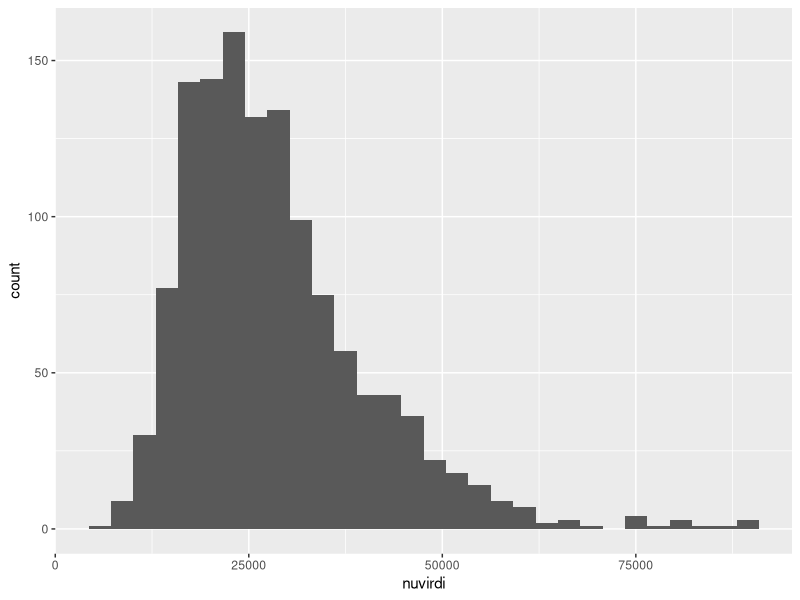
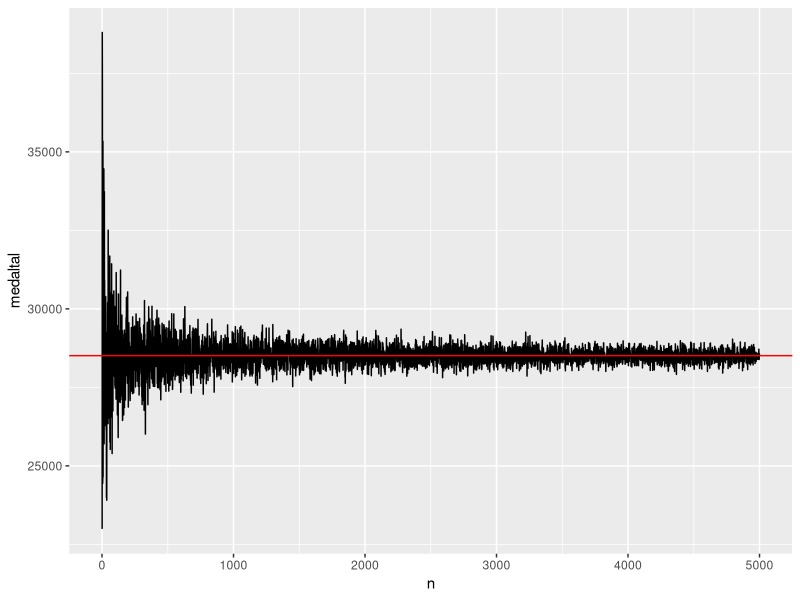
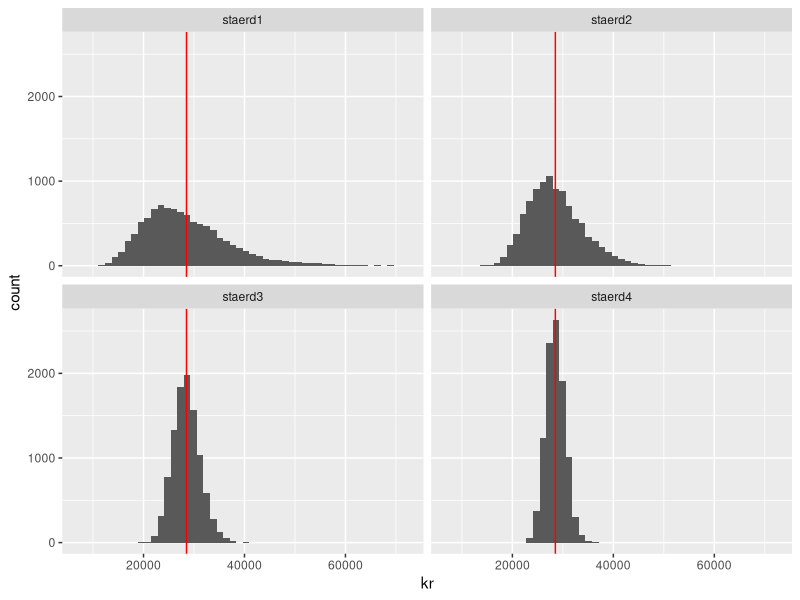
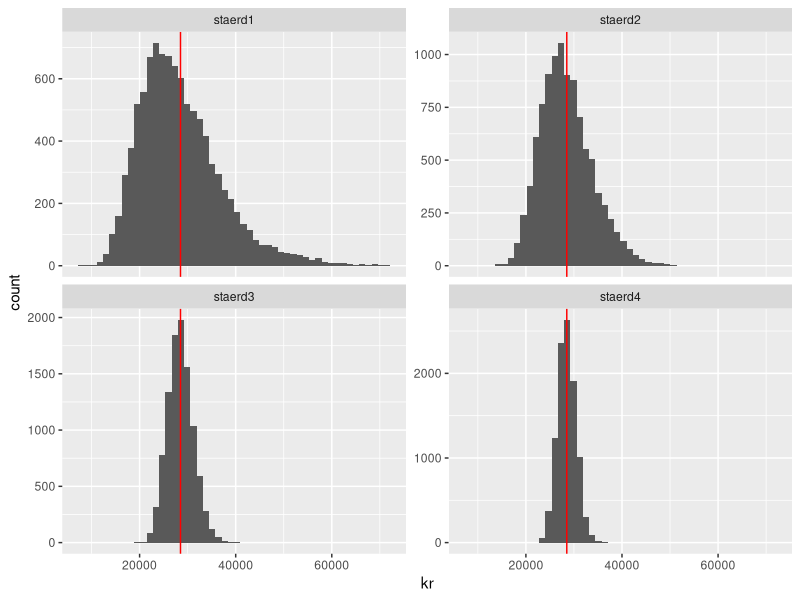

The R script that drew these images, in order:
## ---- chunk 1
knitr::opts_chunk$set(echo = TRUE)
library(tidyverse)
  library(readr)
  library(dplyr)
  library(ggplot2)
## ---- chunk 2
at <- read.csv("husnaedi.csv", header= TRUE, sep =";")
glimpse(at)
## ---- chunk 3
set.seed(1608)
(hverfi<-sample(c(20,90,100),1))
## ---- chunk 4
at <- filter(at, at$matssvaedi== hverfi)
glimpse(at)
## ---- chunk 5
b <- ggplot(at, aes(nuvirdi)) + geom_histogram()
b
## ---- chunk 6
m = mean(at$nuvirdi)
s = var(at$nuvirdi)

print("Meðaltal verðs á íbúðunum (reiknað með mean falli) er:")
print(m)
print("og dreifni (reiknað með var falli) er:")
print(s)
## ---- chunk 7
n=1:5000
medaltal=sapply(n,function(x) {mean(sample(at$nuvirdi, x ,replace=TRUE))})
b <- tibble(n, medaltal) %>% ggplot(aes(x=n, y=medaltal)) + geom_line()
b + geom_hline(yintercept = m, color = "red")

## ---- chunk 8
staerd1 <- replicate(10000, mean(sample(at$nuvirdi, size = 2, replace = TRUE)))
staerd2 <- replicate(10000, mean(sample(at$nuvirdi, size = 5, replace = TRUE)))
staerd3 <- replicate(10000, mean(sample(at$nuvirdi, size = 20, replace = TRUE)))
staerd4 <- replicate(10000, mean(sample(at$nuvirdi, size = 40, replace = TRUE)))
## ---- chunk 9
tib <- tibble(staerd1, staerd2, staerd3, staerd4)
tib2 <- tib %>% pivot_longer(cols = starts_with('s'), names_to = "Stærðir", values_to = "kr")
tib2
## ---- chunk 10
e <- ggplot(tib2, aes(kr)) + geom_histogram(bins = 50)
e <- e + facet_wrap(vars(Stærðir))
e + geom_vline(xintercept = m, color = "red")
## ---- chunk 11
f <- ggplot(tib2, aes(kr)) + geom_histogram(bins = 50)
f <- f + facet_wrap(vars(Stærðir), scales = "free_y")
f + geom_vline(xintercept = m, color = "red")
## ---- chunk 12
mean1 <- mean(staerd1)
mean2 <- mean(staerd2)
mean3 <- mean(staerd3)
mean4 <- mean(staerd4)

std1 <- var(staerd1)
std2 <- var(staerd2)
std3 <- var(staerd3)
std4 <- var(staerd4)


